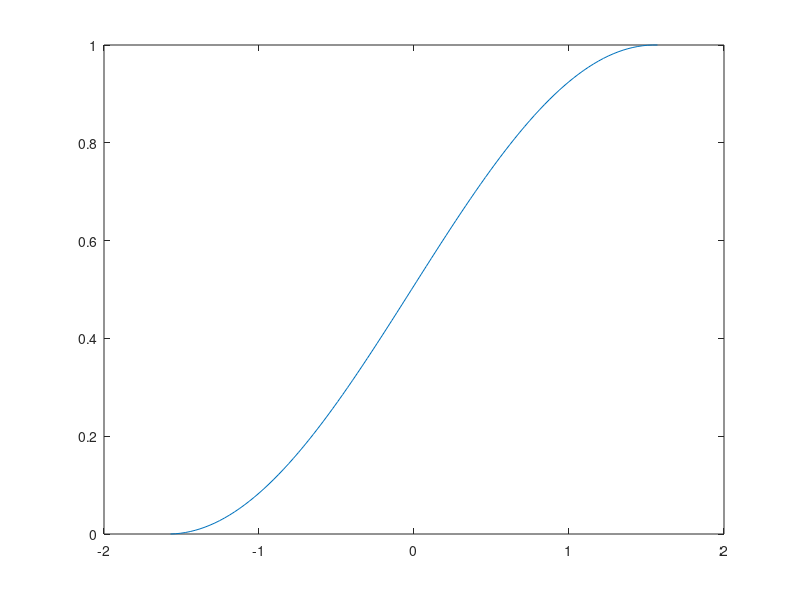

Source code (MATLAB):


Eb = 9;
E = linspace(0,50,100);

f = E./(E+Eb).^3;
F = cumsum(f);
F = F/F(end);

%plot(E,F)

[val,ind] = min(abs(F-rand));

E(ind);

alph = linspace(-pi/2,pi/2,100);

fa = cos(alph);
Fa = cumsum(abs(fa));
Fa = Fa/Fa(end);

plot(alph, Fa)

[val2,ind2] = min(abs(Fa-rand));
[val3,ind3] = min(abs(Fa-rand));

Ka = [E(ind), alph(ind2)+pi/2, alph(ind3)+pi/2];